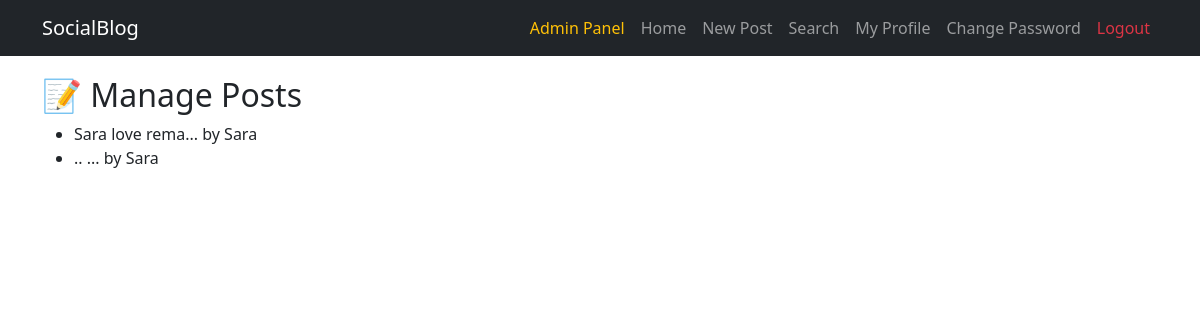
The app's page /admin/posts (signed in) with its own data.
### app/models.py (models this page shows, shortened)
class Post(db.Model):
    __tablename__ = 'posts'
    id = db.Column(db.Integer, primary_key=True)
    body = db.Column(db.Text)
    body_html = db.Column(db.Text)
    timestamp = db.Column(db.DateTime, index=True, default=db.func.now())
    author_id = db.Column(db.Integer, db.ForeignKey('users.id'))
    comments = db.relationship('Comment', backref='post', lazy='dynamic')

class User(UserMixin, db.Model):
    __tablename__ = "users"
    id = db.Column(db.Integer, primary_key=True)
    username = db.Column(db.String(64), unique=True, index=True)
    email = db.Column(db.String(120), unique=True, index=True)
    password_hash = db.Column(db.String(128))
    confirmed = db.Column(db.Boolean, default=False)
    role_id = db.Column(db.Integer, db.ForeignKey('roles.id'))
    name = db.Column(db.String(64))
    location = db.Column(db.String(64))
    bio = db.Column(db.Text())
    member_since = db.Column(db.DateTime(), default=db.func.now())
    last_seen = db.Column(db.DateTime(), default=db.func.now())
    posts = db.relationship('Post', backref='author', lazy='dynamic')
    comments = db.relationship('Comment', backref='author', lazy='dynamic')
    followed = db.relationship(
        'Follow',
        foreign_keys=[Follow.follower_id],
        backref=db.backref('follower', lazy='joined'),
        lazy='dynamic',
        cascade='all, delete-orphan'
    )
    followers = db.relationship(
        'Follow',
        foreign_keys=[Follow.followed_id],
        backref=db.backref('followed', lazy='joined'),
        lazy='dynamic',
        cascade='all, delete-orphan'
    )
    def can(self, perm):
        return self.role is not None and (self.role.permissions & perm) == perm
    def is_administrator(self):
        return self.can(Permission.ADMIN)
    @property
    def password(self):
        raise AttributeError("password is not readable")
    def ping(self):
        self.last_seen = datetime.utcnow()
        db.session.add(self)
        db.session.commit()

### app/admin/views.py (the view)
@admin.route('/posts')
@login_required
@admin_required
def manage_posts():
    posts = Post.query.order_by(Post.timestamp.desc()).all()
    return render_template('admin/manage_posts.html', posts=posts)

### app/auth/views.py (called while the page is built)
@auth.before_app_request
def before_request():
    if current_user.is_authenticated:
        current_user.ping()
        if not current_user.confirmed \
                and request.blueprint != 'auth' \
                and request.endpoint != 'static':
            return redirect(url_for('auth.unconfirmed'))

### app/models.py (called while the page is built)
def permission_required(permission):
    def decorator(f):
        @wraps(f)
        def decorated_function(*args, **kwargs):
            if not current_user.can(permission):
                abort(403)
            return f(*args, **kwargs)
        return decorated_function
    return decorator

@login_manager.user_loader
def load_user(user_id):
    return User.query.get(int(user_id))

### app/admin/templates/admin/manage_posts.html
{% extends "base.html" %}
{% block content %}
<h2>📝 Manage Posts</h2>
<ul>
  {% for post in posts %}
    <li>{{ post.body[:50] }}... by {{ post.author.username }}</li>
  {% endfor %}
</ul>
{% endblock %}

### app/templates/base.html (style rules this page uses)
body { padding-top: 60px; }

### records on screen
Post: body "Sara love rema", author.username "Sara"
Post: body "..", author.username "Sara"
